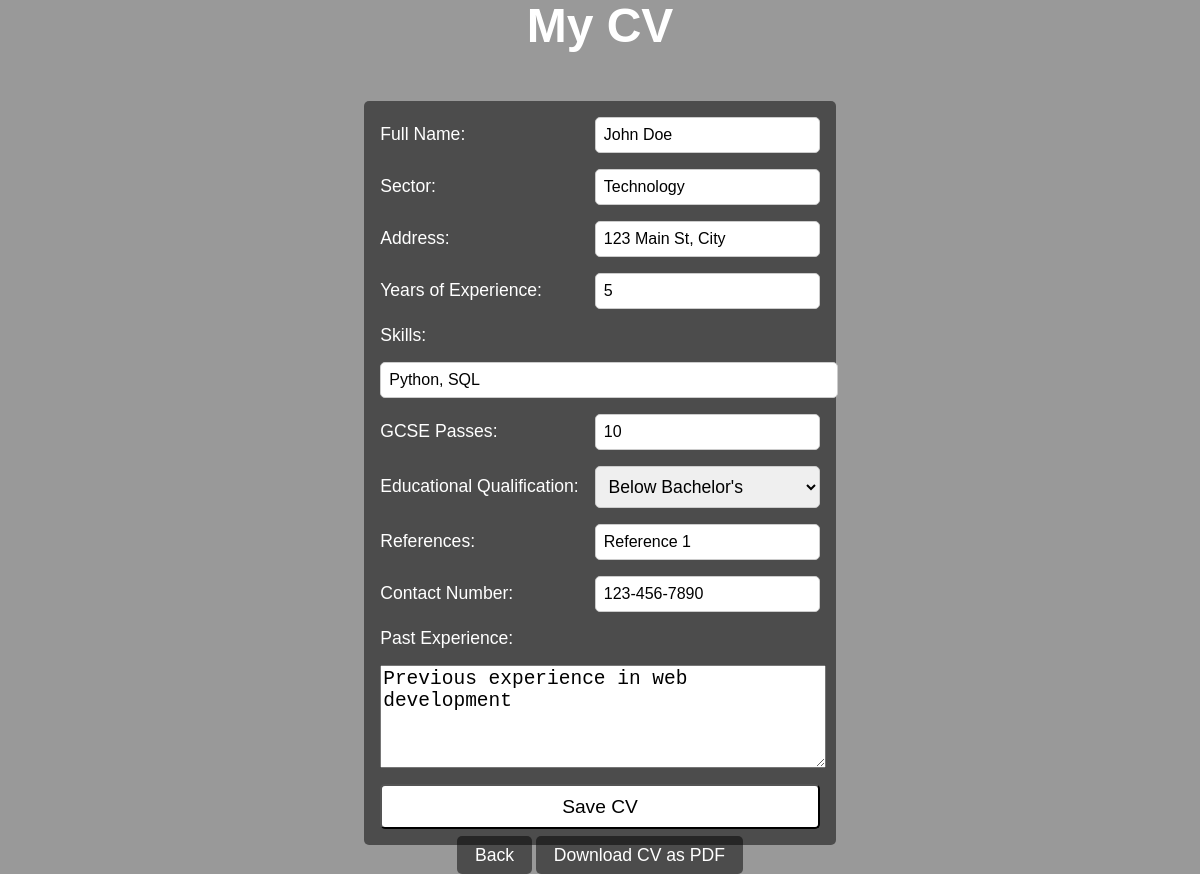
The app's page /candidate_cv (signed in) with its own data.
### models.py (models this page shows)
class CV(db.Model):
    id = db.Column(db.Integer, primary_key=True)
    candidate_id = db.Column(db.Integer, db.ForeignKey('candidate.id'), nullable=False)
    full_name = db.Column(db.String(100), nullable=False)
    sector = db.Column(db.String(100), nullable=False)
    address = db.Column(db.String(200), nullable=False)
    experience = db.Column(db.Integer, nullable=False)
    skills = db.Column(db.String(200), nullable=False)
    references = db.Column(db.String(200), nullable=True)
    contact_number = db.Column(db.String(20), nullable=False)
    gcse_passes = db.Column(db.Integer, nullable=False)
    education_level = db.Column(db.Integer, nullable=False)
    past_experience = db.Column(db.String(500), nullable=True)
    candidate = db.relationship('Candidate', backref=db.backref('cv', lazy=True, uselist=False))

### app.py (the view, shortened to what this page needs)
@app.route('/candidate_cv', methods=['GET', 'POST'])
def candidate_cv():
    print("/candidate_cv used")
    if 'candidate_id' not in session:
        return redirect(url_for('candidate_login'))
    candidate = Candidate.query.get(session['candidate_id'])
    cv = candidate.cv if candidate.cv else None
    return render_template('candidate_cv.html', cv=cv)  # Pass the cv object to the template

### templates/candidate_cv.html (shortened to what this page needs)
<!DOCTYPE html>
<html>
<head>
</head>
<body>
    <h1>My CV</h1>
    <form method="POST">
        <label for="full_name">Full Name:</label>
        <input type="text" name="full_name" value="{{ cv.full_name if cv else '' }}" required>
        <label for="sector">Sector:</label>
        <input type="text" name="sector" value="{{ cv.sector if cv else '' }}" required>
        <label for="address">Address:</label>
        <input type="text" name="address" value="{{ cv.address if cv else '' }}" required>
        <label for="experience">Years of Experience:</label>
        <input type="number" name="experience" value="{{ cv.experience if cv else '' }}" required>
        <label for="skills">Skills:</label>
        <input type="text" name="skills" value="{{ cv.skills if cv else '' }}" required>
        <label for="GCSE Passes">GCSE Passes:</label>
        <input type="number" name="gcse_passes" value="{{ cv.gcse_passes if cv else 0 }}" required>
        <label for="">Educational Qualification:</label>
        <select name="education_level" required>
  <option value="2" {% if cv and cv.education_level == 2 %}selected{% endif %}>Below Bachelor's</option>
</select>
        <label for="references">References:</label>
        <input type="text" name="references" value="{{ cv.references if cv else '' }}" required>
        <label for="contact_number">Contact Number:</label>
        <input type="text" name="contact_number" value="{{ cv.contact_number if cv else '' }}" required>
        <label for="past_experience">Past Experience:</label>
        <textarea name="past_experience" required>{{ cv.past_experience if cv else '' }}</textarea>
        <input type="submit" value="Save CV">
    </form>
    <div>
        <a href="{{ url_for('candidate_dashboard') }}">Back</a>
        <a href="{{ url_for('download_cv') }}">Download CV as PDF</a>
    </div>
</body>
</html>

### templates/candidate_cv.html (style rules this page uses)
body { background-image: url('https://source.unsplash.com/random/1920x1080?job,career'); background-size: cover; font-family: Arial, sans-serif; color: #fff; display: flex; justify-content: center; align-items: center; flex-direction: column; height: 100vh; margin: 0; padding: 1rem; }
body:before { content: ''; position: absolute; top: 0; left: 0; width: 100%; height: 100%; background-color: rgba(0, 0, 0, 0.4); z-index: -1; }
h1 { font-size: 3em; margin-bottom: 1em; }
form { display: grid; grid-template-columns: auto auto; grid-gap: 1rem; align-items: center; background-color: rgba(0, 0, 0, 0.5); padding: 1rem; border-radius: 5px; }
label { font-size: 1.1em; }
input[type="text"], input[type="number"] { padding: 0.5em; border-radius: 5px; border: 1px solid #ccc; font-size: 1em; }
input[name="skills"] { grid-column: span 2; width: 100%; }
textarea[name="past_experience"] { grid-column: span 2; width: 100%; height: 5em; font-size: 1.5em; }
input[type="submit"] { grid-column: span 2; padding: 0.5em 1em; font-size: 1.2em; background-color: #fff; color: #000; border-radius: 5px; cursor: pointer; }
a { color: #fff; text-decoration: none; padding: 0.5em 1em; background-color: rgba(0, 0, 0, 0.5); border-radius: 5px; font-size: 1.1em; margin-top: 1em; }
select { padding: 0.5em; border-radius: 5px; border: 1px solid #ccc; font-size: 1em; font-size: 1.1em; }

### records on screen
CV: full_name "John Doe", sector "Technology", address "123 Main St, City", experience "5", skills "Python, SQL", gcse_passes "10", education_level "Below Bachelor's", references "Reference 1", contact_number "123-456-7890", past_experience "Previous experience in web development"
